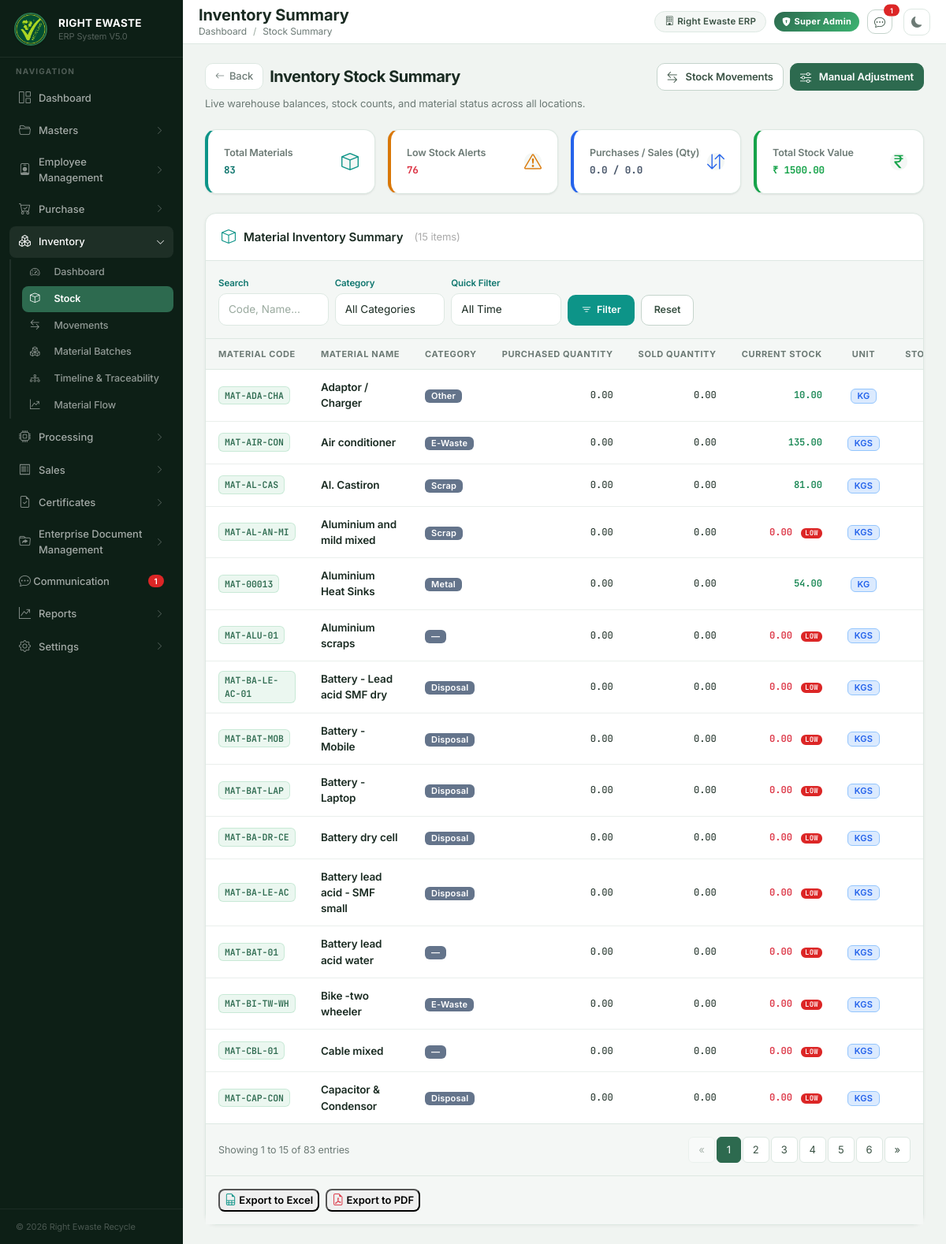
Page /inventory on the committed database.
### tables this page shows
CREATE TABLE material (

    id INTEGER PRIMARY KEY AUTOINCREMENT,

    material_code TEXT NOT NULL UNIQUE,

    material_name TEXT NOT NULL,

    hsn_code TEXT NOT NULL,

    uom TEXT NOT NULL,

    gst_percentage REAL NOT NULL,

    description TEXT,

    is_active INTEGER NOT NULL DEFAULT 1,

    created_at DATETIME DEFAULT CURRENT_TIMESTAMP,

    updated_at DATETIME DEFAULT CURRENT_TIMESTAMP

, category TEXT, tracking_type TEXT NOT NULL DEFAULT 'BOTH');

### backend/routes/inventory.py (the view)
@inventory_bp.route("/inventory")
def inventory():
    q = request.args.get("q", "").strip()
    category = request.args.get("category", "all").strip()
    date_filter = request.args.get("date_filter", "all").strip()
    year = request.args.get("year", "all").strip()
    month = request.args.get("month", "all").strip()
    start_date = request.args.get("start_date", "").strip()
    end_date = request.args.get("end_date", "").strip()
    parsed_start, parsed_end = get_filter_date_range(date_filter, year, month, start_date, end_date)
    summary = get_stock_summary(q, category, parsed_start, parsed_end)
    categories = get_all_categories()
    total_materials = len(summary)
    low_stock_alerts = sum(1 for item in summary if item["current_stock"] < 10)
    total_purchased = sum(item["purchased_qty"] for item in summary)
    total_sold = sum(item["sold_qty"] for item in summary)
    total_stock_value = sum(item["current_stock"] * item["rate"] for item in summary)
    page = int(request.args.get("page", 1))
    per_page = 15
    total_items = len(summary)
    total_pages = (total_items + per_page - 1) // per_page
    offset = (page - 1) * per_page
    paginated_summary = summary[offset : offset + per_page]
    return render_template(
        "inventory/inventory.html",
        summary=paginated_summary,
        categories=categories,
        q=q,
        category=category,
        date_filter=date_filter,
        year=year,
        month=month,
        start_date=start_date,
        end_date=end_date,
        total_materials=total_materials,
        low_stock_alerts=low_stock_alerts,
        total_purchased=total_purchased,
        total_sold=total_sold,
        total_stock_value=total_stock_value,
        page=page,
        total_pages=total_pages,
        total_items=total_items
    )

### backend/app.py (called while the page is built)
@app.context_processor
def utility_processor():
    def modify_query(**new_values):
        args = request.args.to_dict()
        for key, value in new_values.items():
            args[key] = str(value)
        return urlencode(args)
    from routes.communication import get_global_unread_count
    return dict(modify_query=modify_query, unread_chat_count=get_global_unread_count)

### backend/common/utils/date_utils.py (called while the page is built, shortened)
def get_filter_date_range(date_filter, year, month, start_date_str, end_date_str):
    start_date = None
    end_date = None
    today = date.today()
    if date_filter == "today":
        start_date = today.isoformat()
        end_date = today.isoformat()
    elif date_filter == "this_week":
        start_date = (today - timedelta(days=today.weekday())).isoformat()
        end_date = today.isoformat()
    elif date_filter == "this_month":
        start_date = today.replace(day=1).isoformat()
        end_date = today.isoformat()
    elif date_filter == "last_6_months":
        start_date = (today - timedelta(days=180)).isoformat()
        end_date = today.isoformat()
    elif date_filter == "custom":
        if start_date_str:
            start_date = start_date_str
        if end_date_str:
            end_date = end_date_str
    return start_date, end_date

### backend/database.py (called while the page is built)
def get_connection():
    conn = sqlite3.connect(DATABASE)
    conn.row_factory = sqlite3.Row
    conn.execute("PRAGMA foreign_keys = ON")
    return conn

### backend/repositories/inventory_repository.py (called while the page is built)
def get_stock_summary(search_query=None, category=None, start_date=None, end_date=None):
    return get_inventory(search_query, category)

def get_all_categories():
    conn = get_connection()
    try:
        return [row[0] for row in conn.execute("SELECT DISTINCT category FROM material WHERE category IS NOT NULL AND category != '' AND is_active = 1 ORDER BY category")]
    finally:
        conn.close()

### backend/routes/communication.py (called while the page is built)
def get_current_user_id():
    if "user" in session and isinstance(session["user"], dict):
        return session["user"].get("user_id", 1)
    return 1

### backend/templates/inventory/inventory.html (shortened to what this page needs)
{% extends "shared/base.html" %}
{% block page_title %}Inventory Summary{% endblock %}
{% block breadcrumb %}
<li class="breadcrumb-item"><a href="/" class="text-decoration-none text-muted">Dashboard</a></li>
<li class="breadcrumb-item active">Stock Summary</li>
{% endblock %}
{% from "shared/_page_header.html" import page_header %}
{% block content %}
{{ page_header(
    title="Inventory Stock Summary",
    subtitle="Live warehouse balances, stock counts, and material status across all locations.",
    back_url="/",
    actions=[
        {'label': 'Stock Movements', 'url': '/inventory/movements', 'icon': 'bi-arrow-left-right', 'class': 'btn-outline-secondary'},
        {'label': 'Manual Adjustment', 'url': '/inventory/adjustment', 'icon': 'bi-sliders', 'class': 'btn-primary'}
    ]
) }}
<div class="row g-3 mb-4">
    <div class="col-xl-3 col-md-6">
        <div class="card h-100 border-0 shadow-sm" style="border-radius:12px; border-left: 4.5px solid #0d9488 !important;">
            <div class="card-body py-3">
                <div class="d-flex align-items-center justify-content-between">
                    <div>
                        <p class="text-muted mb-1" style="font-size:12.5px; font-weight:600;">Total Materials</p>
                        <h4 class="mb-0 font-monospace fw-bold" style="color:#0f766e;">{{ total_materials }}</h4>
                    </div>
                    <div class="bg-light p-2.5 rounded-circle text-teal" style="color:#0d9488; font-size:22px; line-height:1;">
                        <i class="bi bi-box"></i>
                    </div>
                </div>
            </div>
        </div>
    </div>
    <div class="col-xl-3 col-md-6">
        <div class="card h-100 border-0 shadow-sm" style="border-radius:12px; border-left: 4.5px solid #d97706 !important;">
            <div class="card-body py-3">
                <div class="d-flex align-items-center justify-content-between">
                    <div>
                        <p class="text-muted mb-1" style="font-size:12.5px; font-weight:600;">Low Stock Alerts</p>
                        <h4 class="mb-0 font-monospace fw-bold {% if low_stock_alerts > 0 %}text-danger{% else %}text-muted{% endif %}">
                            {{ low_stock_alerts }}
                        </h4>
                    </div>
                    <div class="bg-light p-2.5 rounded-circle" style="color:#d97706; font-size:22px; line-height:1;">
                        <i class="bi bi-exclamation-triangle"></i>
                    </div>
                </div>
            </div>
        </div>
    </div>
    <div class="col-xl-3 col-md-6">
        <div class="card h-100 border-0 shadow-sm" style="border-radius:12px; border-left: 4.5px solid #2563eb !important;">
            <div class="card-body py-3">
                <div class="d-flex align-items-center justify-content-between">
                    <div>
                        <p class="text-muted mb-1" style="font-size:12.5px; font-weight:600;">Purchases / Sales (Qty)</p>
                        <h5 class="mb-0 font-monospace fw-bold" style="color:#475569;">
                            {{ "%.1f"|format(total_purchased) }} / {{ "%.1f"|format(total_sold) }}
                        </h5>
                    </div>
                    <div class="bg-light p-2.5 rounded-circle" style="color:#2563eb; font-size:22px; line-height:1;">
                        <i class="bi bi-arrow-down-up"></i>
                    </div>
                </div>
            </div>
        </div>
    </div>
    <div class="col-xl-3 col-md-6">
        <div class="card h-100 border-0 shadow-sm" style="border-radius:12px; border-left: 4.5px solid #16a34a !important;">
            <div class="card-body py-3">
                <div class="d-flex align-items-center justify-content-between">
                    <div>
                        <p class="text-muted mb-1" style="font-size:12.5px; font-weight:600;">Total Stock Value</p>
                        <h4 class="mb-0 font-monospace fw-bold" style="color:#16a34a;">₹ {{ "%.2f"|format(total_stock_value) }}</h4>
                    </div>
                    <div class="bg-light p-2.5 rounded-circle" style="color:#16a34a; font-size:22px; line-height:1;">
                        <i class="bi bi-currency-rupee"></i>
                    </div>
                </div>
            </div>
        </div>
    </div>
</div>
<div class="erp-card">
    <div class="erp-card-header">
        <i class="bi bi-box" style="font-size:18px; color:#0d9488;"></i>
        <h5>Material Inventory Summary</h5>
        <span style="color:#aaa; font-size:13px; margin-left:4px;">
            ({{ summary|length }} item{{ 's' if summary|length != 1 }})
        </span>
    </div>
    <div class="p-3 bg-light border-bottom">
        <form method="GET" action="/inventory" class="row g-2 align-items-end" id="filter-form">
            <div class="col-md-2 col-sm-6">
                <label class="form-label mb-1" style="font-size:11.5px; font-weight:600; color:#0f766e;">Search</label>
                <input type="text" name="q" class="form-control form-control-sm" value="{{ q or '' }}" placeholder="Code, Name...">
            </div>
            <div class="col-md-2 col-sm-6">
                <label class="form-label mb-1" style="font-size:11.5px; font-weight:600; color:#0f766e;">Category</label>
                <select name="category" id="category" class="form-select form-select-sm">
                    <option value="all" {% if category == 'all' or not category %}selected{% endif %}>All Categories</option>
                </select>
            </div>
            <div class="col-md-2 col-sm-6">
                <label class="form-label mb-1" style="font-size:11.5px; font-weight:600; color:#0f766e;">Quick Filter</label>
                <select name="date_filter" id="date_filter" class="form-select form-select-sm" onchange="toggleCustomDates()">
                    <option value="all" {% if date_filter == 'all' or not date_filter %}selected{% endif %}>All Time</option>
                </select>
            </div>
            <div class="col-md-2 col-sm-12 d-flex gap-2">
                <button type="submit" class="btn btn-sm text-white px-3 py-2 w-100" style="font-size:12.5px; background-color:#0d9488;">
                    <i class="bi bi-filter"></i> Filter
                </button>
                <a href="/inventory" class="btn btn-sm btn-outline-secondary px-3 py-2 w-100" style="font-size:12.5px;">
                    Reset
                </a>
            </div>
        </form>
    </div>
    <div class="erp-card-body p-0">
        {% if summary %}
        <div style="overflow-x:auto;">
        <table class="erp-table">
            <thead>
                <tr>
                    <th>Material Code</th>
                    <th>Material Name</th>
                    <th>Category</th>
                    <th style="text-align:right;">Purchased Quantity</th>
                    <th style="text-align:right;">Sold Quantity</th>
                    <th style="text-align:right;">Current Stock</th>
                    <th style="text-align:center;">Unit</th>
                    <th style="text-align:right;">Stock Value</th>
                </tr>
            </thead>
            <tbody>
                {% for item in summary %}
                <tr>
                    <td>
                        <a href="/inventory/{{ item.id }}/ledger" class="text-decoration-none">
                            <code class="code-cell">{{ item.code }}</code>
                        </a>
                    </td>
                    <td class="fw-semibold">{{ item.name }}</td>
                    <td><span class="badge bg-secondary">{{ item.category or '—' }}</span></td>
                    <td style="text-align:right;" class="font-monospace">{{ "%.2f"|format(item.purchased_qty) }}</td>
                    <td style="text-align:right;" class="font-monospace">{{ "%.2f"|format(item.sold_qty) }}</td>
                    <td style="text-align:right;" class="font-monospace fw-semibold">
                        <span class="{% if item.current_stock < 10 %}text-danger{% else %}text-success{% endif %}">
                            {{ "%.2f"|format(item.current_stock) }}
                        </span>
                        {% if item.current_stock < 10 %}
                        <span class="badge bg-danger ms-1" style="font-size:9px; padding:2px 5px;">LOW</span>
                        {% endif %}
                    </td>
                    <td style="text-align:center;"><span class="badge bg-info-subtle">{{ item.unit }}</span></td>
                    <td style="text-align:right;" class="font-monospace fw-semibold">
                    </td>
                </tr>
                {% endfor %}
            </tbody>
        </table>
        </div>
        {% if total_pages > 1 %}
        <nav aria-label="Page navigation" class="p-3 border-top d-flex justify-content-between align-items-center flex-wrap gap-2 bg-light">
            <div class="text-muted small" style="font-size:12.5px;">
                Showing {{ (page - 1) * 15 + 1 }} to {{ page * 15 if page * 15 < total_items else total_items }} of {{ total_items }} entries
            </div>
            <ul class="pagination pagination-sm mb-0">
                <li class="page-item {% if page <= 1 %}disabled{% endif %}">
                    <a class="page-link" href="?{{ modify_query(page=page-1) }}" aria-label="Previous">
                        <span aria-hidden="true">&laquo;</span>
                    </a>
                </li>
                {% for p in range(1, total_pages + 1) %}
                <li class="page-item {% if p == page %}active{% endif %}">
                    <a class="page-link" href="?{{ modify_query(page=p) }}">{{ p }}</a>
                </li>
                {% endfor %}
                <li class="page-item {% if page >= total_pages %}disabled{% endif %}">
                    <a class="page-link" href="?{{ modify_query(page=page+1) }}" aria-label="Next">
                        <span aria-hidden="true">&raquo;</span>
                    </a>
                </li>
            </ul>
        </nav>
        {% endif %}
        <div class="p-3 bg-light border-top d-flex justify-content-start gap-2">
            <button type="button" class="btn-erp-secondary btn-sm" onclick="exportExcel()" style="font-size:13px; font-weight:600; border-radius:8px;">
                <i class="bi bi-file-earmark-spreadsheet" style="color:#0d9488; font-size:15px;"></i> Export to Excel
            </button>
            <button type="button" class="btn-erp-secondary btn-sm" onclick="exportPDF()" style="font-size:13px; font-weight:600; border-radius:8px;">
                <i class="bi bi-file-earmark-pdf" style="color:#dc3545; font-size:15px;"></i> Export to PDF
            </button>
        </div>
        {% else %}
        <div class="empty-state">
            <div class="empty-icon">📦</div>
            <p>No materials or stock movements matched this filter.</p>
        </div>
        {% endif %}
    </div>
</div>
{% endblock %}

### rows in the picture
material: code "MAT-ADA-CHA", name "Adaptor / Charger", category "Other", purchased_qty "0.00", sold_qty "0.00", current_stock "10.00", unit "KG"
material: code "MAT-AIR-CON", name "Air conditioner", category "E-Waste", purchased_qty "0.00", sold_qty "0.00", current_stock "135.00", unit "KGS"
material: code "MAT-AL-CAS", name "Al. Castiron", category "Scrap", purchased_qty "0.00", sold_qty "0.00", current_stock "81.00", unit "KGS"
material: code "MAT-AL-AN-MI", name "Aluminium and mild mixed", category "Scrap", purchased_qty "0.00", sold_qty "0.00", current_stock "0.00", shows "LOW", unit "KGS"
material: code "MAT-00013", name "Aluminium Heat Sinks", category "Metal", purchased_qty "0.00", sold_qty "0.00", current_stock "54.00", unit "KG"
material: code "MAT-ALU-01", name "Aluminium scraps", category "—", purchased_qty "0.00", sold_qty "0.00", current_stock "0.00", shows "LOW", unit "KGS"
material: code "MAT-BA-LE-AC-01", name "Battery - Lead acid SMF dry", category "Disposal", purchased_qty "0.00", sold_qty "0.00", current_stock "0.00", shows "LOW", unit "KGS"
material: code "MAT-BAT-MOB", name "Battery - Mobile", category "Disposal", purchased_qty "0.00", sold_qty "0.00", current_stock "0.00", shows "LOW", unit "KGS"
material: code "MAT-BAT-LAP", name "Battery -Laptop", category "Disposal", purchased_qty "0.00", sold_qty "0.00", current_stock "0.00", shows "LOW", unit "KGS"
material: code "MAT-BA-DR-CE", name "Battery dry cell", category "Disposal", purchased_qty "0.00", sold_qty "0.00", current_stock "0.00", shows "LOW", unit "KGS"
material: code "MAT-BA-LE-AC", name "Battery lead acid - SMF small", category "Disposal", purchased_qty "0.00", sold_qty "0.00", current_stock "0.00", shows "LOW", unit "KGS"
material: code "MAT-BAT-01", name "Battery lead acid water", category "—", purchased_qty "0.00", sold_qty "0.00", current_stock "0.00", shows "LOW", unit "KGS"
material: code "MAT-BI-TW-WH", name "Bike -two wheeler", category "E-Waste", purchased_qty "0.00", sold_qty "0.00", current_stock "0.00", shows "LOW", unit "KGS"
material: code "MAT-CBL-01", name "Cable mixed", category "—", purchased_qty "0.00", sold_qty "0.00", current_stock "0.00", shows "LOW", unit "KGS"
material: code "MAT-CAP-CON", name "Capacitor & Condensor", category "Disposal", purchased_qty "0.00", sold_qty "0.00", current_stock "0.00", shows "LOW", unit "KGS"

### other values in the picture
{{ u_count if u_count <= 99 else '99+' }} "1"
{{ title }} "Inventory Stock Summary"
{{ subtitle }} "Live warehouse balances, stock counts, and material status across all locations."
{{ action.label }} "Stock Movements" "Manual Adjustment"
{{ total_materials }} "83"
{{ low_stock_alerts }} "76"
{{ "%.1f"|format(total_purchased) }} "0.0"
{{ "%.1f"|format(total_sold) }} "0.0"
{{ "%.2f"|format(total_stock_value) }} "1500.00"
{{ summary|length }} "15"
{{ 's' if summary|length != 1 }} "s"
{{ (page - 1) * 15 + 1 }} "1"
{{ page * 15 if page * 15 < total_items else total_items }} "15"
{{ total_items }} "83"
{{ p }} "1" "2" "3" "4" "5" "6"
